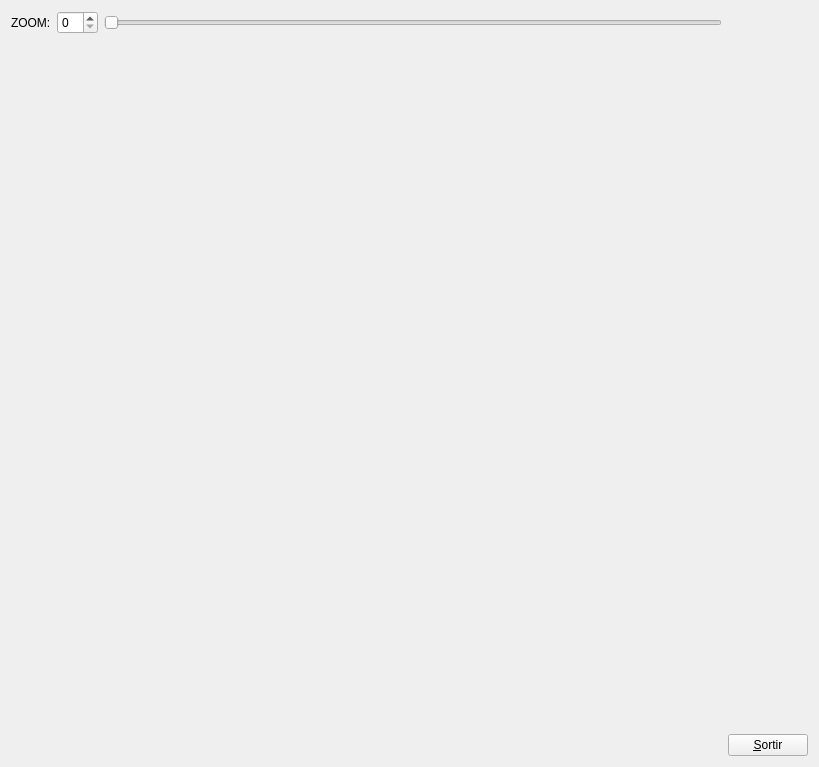
<?xml version="1.0" encoding="UTF-8"?>
<ui version="4.0">
 <class>MyForm</class>
 <widget class="QWidget" name="MyForm">
  <property name="geometry">
   <rect>
    <x>0</x>
    <y>0</y>
    <width>819</width>
    <height>767</height>
   </rect>
  </property>
  <property name="windowTitle">
   <string>IDI-Lab</string>
  </property>
  <layout class="QHBoxLayout" name="horizontalLayout">
   <item>
    <layout class="QVBoxLayout" name="verticalLayout_3">
     <item>
      <layout class="QHBoxLayout" name="horizontalLayout_3">
       <item>
        <widget class="QLabel" name="label">
         <property name="text">
          <string>ZOOM:</string>
         </property>
        </widget>
       </item>
       <item>
        <widget class="QSpinBox" name="spinBox"/>
       </item>
       <item>
        <widget class="QSlider" name="horizontalSlider">
         <property name="orientation">
          <enum>Qt::Horizontal</enum>
         </property>
        </widget>
       </item>
      </layout>
     </item>
     <item>
      <widget class="MyGLWidget" name="widget" native="true">
       <property name="sizePolicy">
        <sizepolicy hsizetype="Expanding" vsizetype="Expanding">
         <horstretch>0</horstretch>
         <verstretch>0</verstretch>
        </sizepolicy>
       </property>
       <property name="minimumSize">
        <size>
         <width>50</width>
         <height>50</height>
        </size>
       </property>
      </widget>
     </item>
    </layout>
   </item>
   <item>
    <layout class="QVBoxLayout" name="verticalLayout">
     <item>
      <spacer name="verticalSpacer">
       <property name="orientation">
        <enum>Qt::Vertical</enum>
       </property>
       <property name="sizeHint" stdset="0">
        <size>
         <width>20</width>
         <height>40</height>
        </size>
       </property>
      </spacer>
     </item>
     <item>
      <widget class="QPushButton" name="pushButton">
       <property name="sizePolicy">
        <sizepolicy hsizetype="Fixed" vsizetype="Fixed">
         <horstretch>0</horstretch>
         <verstretch>0</verstretch>
        </sizepolicy>
       </property>
       <property name="text">
        <string>&amp;Sortir</string>
       </property>
      </widget>
     </item>
    </layout>
   </item>
  </layout>
 </widget>
 <customwidgets>
  <customwidget>
   <class>MyGLWidget</class>
   <extends>QWidget</extends>
   <header>MyGLWidget.h</header>
   <container>1</container>
   <slots>
    <slot>tractacanvifov(int)</slot>
   </slots>
  </customwidget>
 </customwidgets>
 <resources/>
 <connections>
  <connection>
   <sender>pushButton</sender>
   <signal>clicked()</signal>
   <receiver>MyForm</receiver>
   <slot>close()</slot>
   <hints>
    <hint type="sourcelabel">
     <x>811</x>
     <y>759</y>
    </hint>
    <hint type="destinationlabel">
     <x>818</x>
     <y>529</y>
    </hint>
   </hints>
  </connection>
  <connection>
   <sender>spinBox</sender>
   <signal>valueChanged(int)</signal>
   <receiver>horizontalSlider</receiver>
   <slot>setValue(int)</slot>
   <hints>
    <hint type="sourcelabel">
     <x>31</x>
     <y>26</y>
    </hint>
    <hint type="destinationlabel">
     <x>193</x>
     <y>14</y>
    </hint>
   </hints>
  </connection>
  <connection>
   <sender>horizontalSlider</sender>
   <signal>valueChanged(int)</signal>
   <receiver>spinBox</receiver>
   <slot>setValue(int)</slot>
   <hints>
    <hint type="sourcelabel">
     <x>227</x>
     <y>30</y>
    </hint>
    <hint type="destinationlabel">
     <x>31</x>
     <y>30</y>
    </hint>
   </hints>
  </connection>
  <connection>
   <sender>horizontalSlider</sender>
   <signal>valueChanged(int)</signal>
   <receiver>widget</receiver>
   <slot>tractacanvifov(int)</slot>
   <hints>
    <hint type="sourcelabel">
     <x>642</x>
     <y>25</y>
    </hint>
    <hint type="destinationlabel">
     <x>629</x>
     <y>99</y>
    </hint>
   </hints>
  </connection>
 </connections>
</ui>
